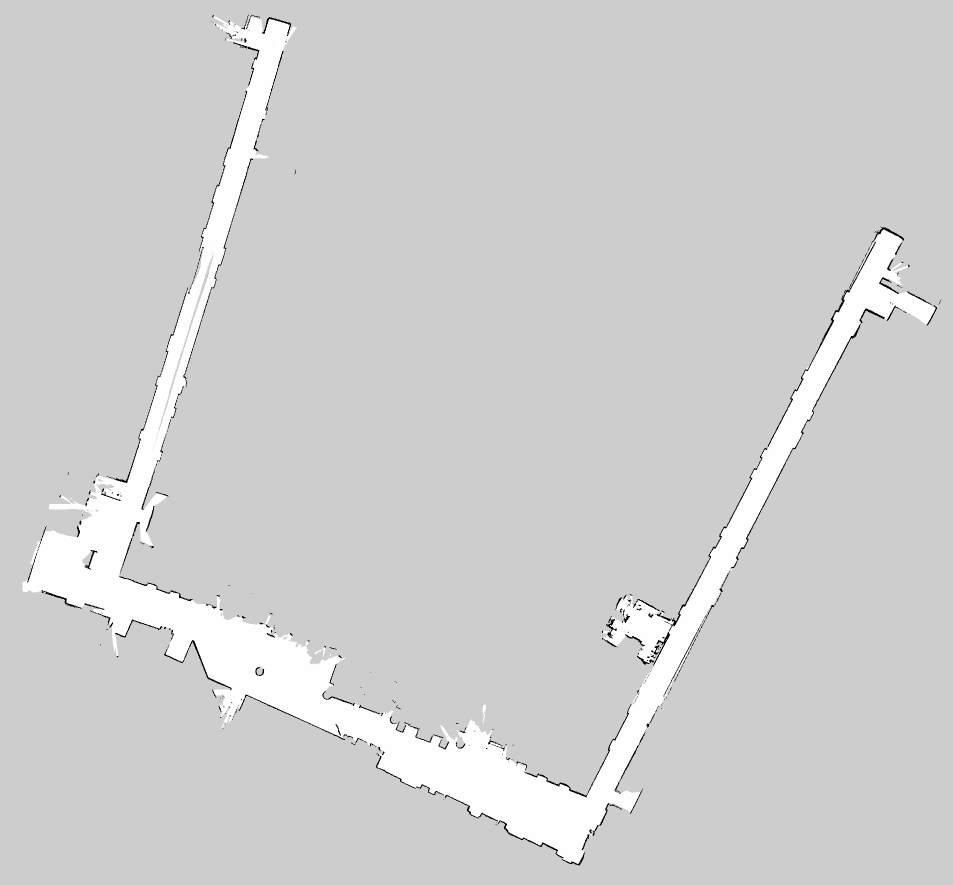
#> input picture school.pgm, 1905 x 1770 px (shown at 1/2 size)
$ jupyter execute --allow-errors afterPathRefineForVideo.ipynb
#> lines starting #> are read from the running program, lines starting #| are printed output that depends on the picture; after the words box and inside, x2 and y2 are one past the last pixel; in counts of white or black regions, pixels touching at a corner belong together
[cell 1]
import cv2
import numpy as np
import matplotlib.pyplot as plt
import math
from scipy.spatial import distance

[cell 2]
class node:
    def __init__(self, x, y, xPre, yPre, dist=0, indPre=0):
        self.x = [x]
        self.y = [y]
        self.xPre = [xPre]
        self.yPre = [yPre]
        self.dist = [dist]
        self.indPre = [indPre]

class path:
    def __init__(self, x, y):
        self.x = [x]
        self.y = [y]

[cell 3]
# [73 lines left out: functions line_check, check_in_boundary, recursive_refine, PathRefine, not called in this run]

[cell 4]
def RRT(node, path, start, end, range_num, num):
    global count
    count = 0
    ax.imshow(img)
    for i in range(1, range_num):
        x_rand = [start[0] + (end[0]-start[0])* np.random.rand(1), start[1] + (end[1]-start[1])* np.random.rand(1)]
#        x_rand = [robot[0] + (goal[0]-robot[0])* np.random.rand(1), robot[1] + (goal[1]-robot[1])* np.random.rand(1)]

        min_dist = 9999999
        near_iter = 0
        N = len(node.x)

        for j in range(N):
            x_near = [node.x[j], node.y[j]]
            dist = distance.euclidean(x_rand, x_near)
            if min_dist > dist:
                min_dist = dist
                near_iter = j

        x_near = [node.x[near_iter], node.y[near_iter]]

        near_rand = [x_rand[0]-x_near[0], x_rand[1]-x_near[1]]
        normlized = [near_rand[0] / distance.euclidean(x_rand, x_near)*stepsize, near_rand[1] / distance.euclidean(x_rand, x_near)*stepsize]
        x_new = [x_near[0] + normlized[0], x_near[1] + normlized[1]]

        CheckInBoundNew = check_in_boundary(x_new, gray_img, 5)
        LineCheck = line_check(x_new, x_near, gray_img)

        if CheckInBoundNew == 1 or LineCheck == 1:
            continue

        ax.plot([x_near[0], x_new[0]], [x_near[1], x_new[1]], 'b-', linewidth=2)
        fig.savefig('img' + str(num) + '/'+ str(count) + '.jpg')
        count += 1
        node.x.append(x_new[0])
        node.y.append(x_new[1])
        node.xPre.append(x_near[0])
        node.yPre.append(x_near[1])
        node.dist.append(distance.euclidean(x_new, x_near))
        node.indPre.append(near_iter)

        if distance.euclidean(x_new, end) < 0.001:
            break

    if True:
        path.x[0] = end[0]
        path.y[0] = end[1]
        path.x.append(node.x[-1])
        path.y.append(node.y[-1])
        path_index = node.indPre[-1]

        while True:
            path.x.append(node.x[path_index])
            path.y.append(node.y[path_index])
            path_index = node.indPre[path_index]
            if path_index == 0:
                break

        path.x.append(start[0])
        path.y.append(start[1])
        Range_Num = len(path.x)
        for j in range(1, Range_Num):
            ax.plot([path.x[j], path.x[j-1]], [path.y[j], path.y[j-1]], 'r:', linewidth=2)
        fig.savefig('img' + str(num) + '/'+ str(count) + '.jpg')
        count += 1

    else:
        print('no path to end')

[cell 5]
def set_params():
    global stepsize, robot, goal, waypoint_1, waypoint_2, waypoint_3, v, v2, v3, v4, pos, pos2, pos3, pos4
    stepsize = 10
    robot = [1770, 500]
    goal = [540, 100]
    waypoint_1 = [1150, 1650]
    waypoint_2 = [600, 1400]
    waypoint_3 = [210, 1180]

    v = node(robot[0], robot[1], robot[0], robot[1])
    v2 = node(waypoint_1[0], waypoint_1[1], waypoint_1[0], waypoint_1[1])
    v3 = node(waypoint_2[0], waypoint_2[1], waypoint_2[0], waypoint_2[1])
    v4 = node(waypoint_3[0], waypoint_3[1], waypoint_3[0], waypoint_3[1])

    pos = path(0, 0)
    pos2 = path(0, 0)
    pos3 = path(0, 0)
    pos4 = path(0, 0)

[cell 6]
def station():
    set_params()
    global img, gray_img, fig, ax, count, recount
    recount = 0
    img = cv2.imread('school.pgm')
#> img is the input picture: shape (1770, 1905, 3); min 0, max 254, mean 207.8

    gray_img = np.asarray(img)
    gray = cv2.cvtColor(img, cv2.COLOR_RGB2GRAY)
    ret, binary = cv2.threshold(gray, 127, 255, cv2.THRESH_BINARY)
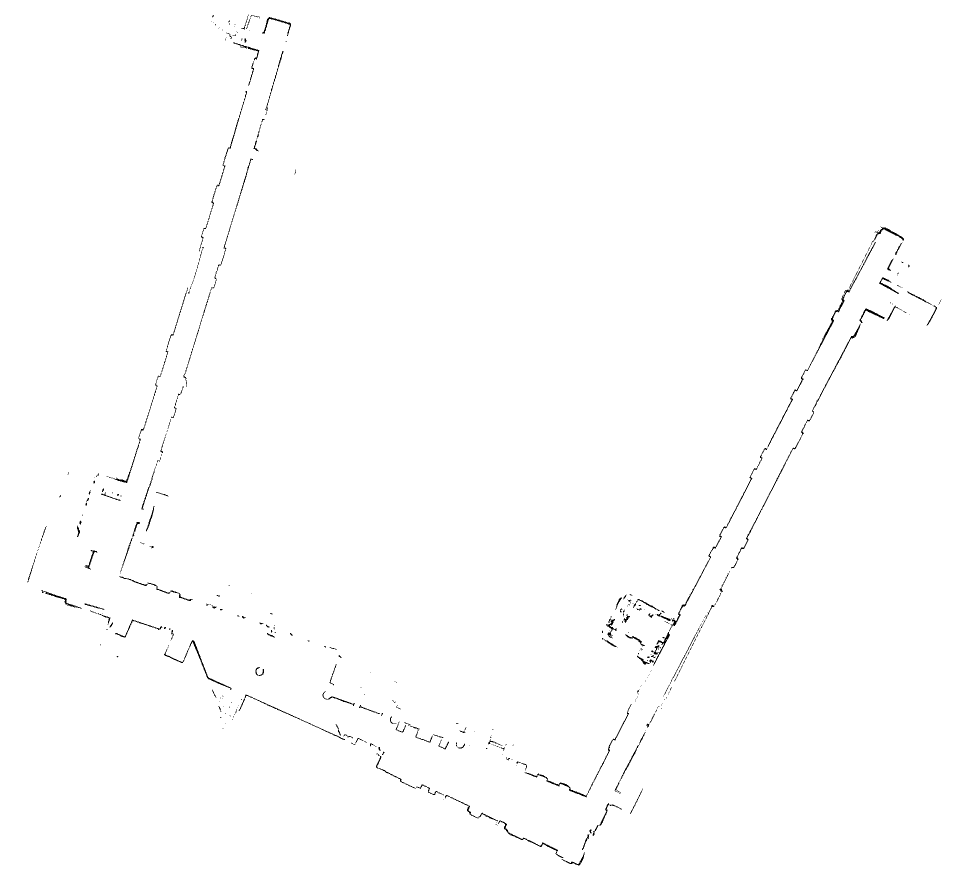
#> binary: shape (1770, 1905) (shown at 1/2 size); 99.5% white; black in thin lines or dots
    binary = cv2.bitwise_not(binary)
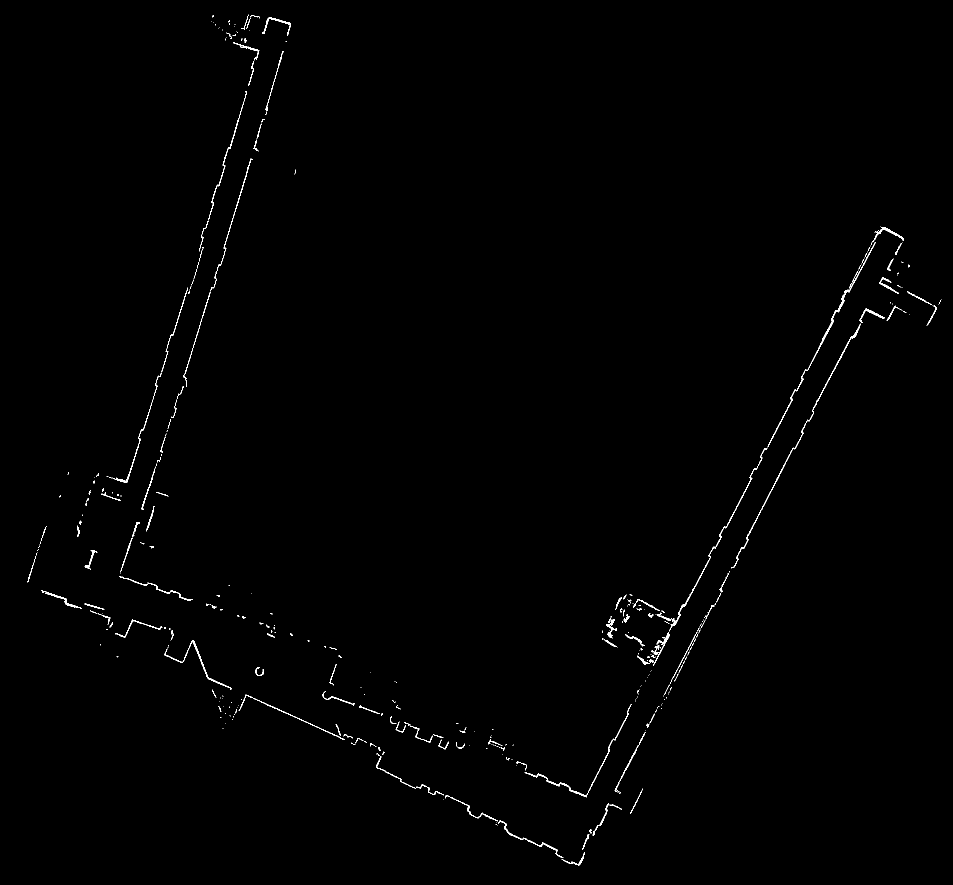
#> binary: shape (1770, 1905) (shown at 1/2 size); 0.55% white in thin lines or dots

    fig, ax = plt.subplots(figsize=(20, 20))
    ax.set_title('Local map with an obstacle and line constraints', fontsize=40)

    ax.set_xlim([0, 1900])
    ax.set_ylim([0, 1750])

    ax.plot(robot[0], robot[1], 'rd', markersize = 5, linewidth=1)
    ax.plot(waypoint_1[0], waypoint_1[1], 'gd', markersize = 5, linewidth=1)
    ax.plot(waypoint_2[0], waypoint_2[1], 'gd', markersize = 5, linewidth=1)
    ax.plot(waypoint_3[0], waypoint_3[1], 'gd', markersize = 5, linewidth=1)
    ax.plot(goal[0], goal[1], 'rd', markersize = 5, linewidth=1)

    RRT(v, pos, robot, waypoint_1, 5001, 1)
#> after the loop in RRT, `for i in range(1, range_num):`: count = 0; node.dist = [0]; node.x = [1770]; node.y = [500]
    RRT(v2, pos2, waypoint_1, waypoint_2, 2001, 2)
    RRT(v3, pos3, waypoint_2, waypoint_3, 1001, 3)
    RRT(v4, pos4, waypoint_3, goal, 5001, 4)

    Final_1 = PathRefine(pos)
    Final_2 = PathRefine(pos2)
    Final_2[0].pop()
    Final_2[1].pop()
    Final_3 = PathRefine(pos3)
    Final_3[0].pop()
    Final_3[1].pop()
    Final_4 = PathRefine(pos4)
    Final_4[0].pop()
    Final_4[1].pop()

    Final_path = []
    Final_path.append(Final_4[0] + Final_3[0] + Final_2[0] + Final_1[0])
    Final_path.append(Final_4[1] + Final_3[1] + Final_2[1] + Final_1[1])

    final_length = len(Final_path[0])

    ax.imshow(img)

    for i in range(final_length-1):
        ax.plot([Final_path[0][i], Final_path[0][i+1]], [Final_path[1][i], Final_path[1][i+1]],  'k--', linewidth=2)
    fig.savefig('img5/'+ str(recount) + '.jpg')

    recount += 1

$ run again, with lab.pgm copied over school.pgm
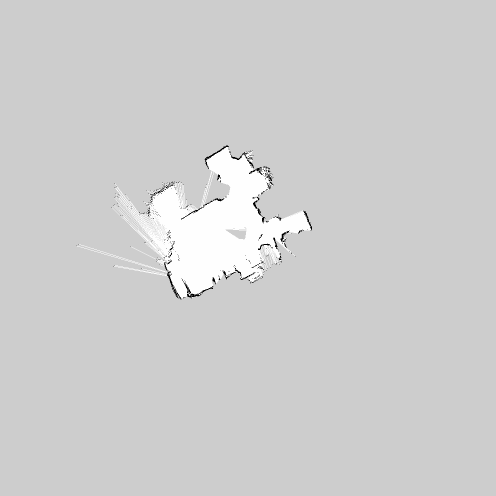
#> input picture lab.pgm, 992 x 992 px (shown at 1/2 size)
#> in station, img is the input picture: shape (992, 992, 3); min 0, max 254, mean 206.7
#> in station, `ret, binary = cv2.threshold(gray, 127, 255, cv2.THRESH_BINARY)`:
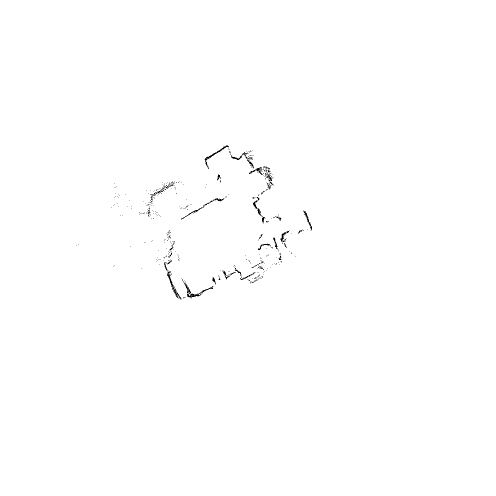
#> binary: shape (992, 992) (shown at 1/2 size); 99.7% white; black in thin lines or dots, all inside (x1, y1, x2, y2) = (152, 291, 624, 599)
#> in station, `binary = cv2.bitwise_not(binary)`:
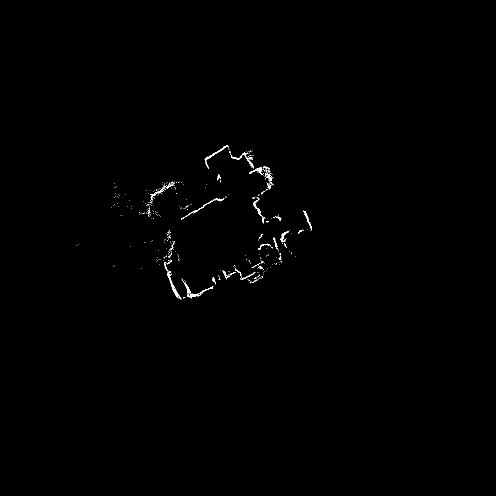
#> binary: shape (992, 992) (shown at 1/2 size); 0.34% white in thin lines or dots, all inside (x1, y1, x2, y2) = (152, 291, 624, 599)
#> after the loop in RRT, `for i in range(1, range_num):`: count = 0; node.dist = [0]; node.x = [1770]; node.y = [500]

$ run again, with obstacle.jpg saved as school.pgm
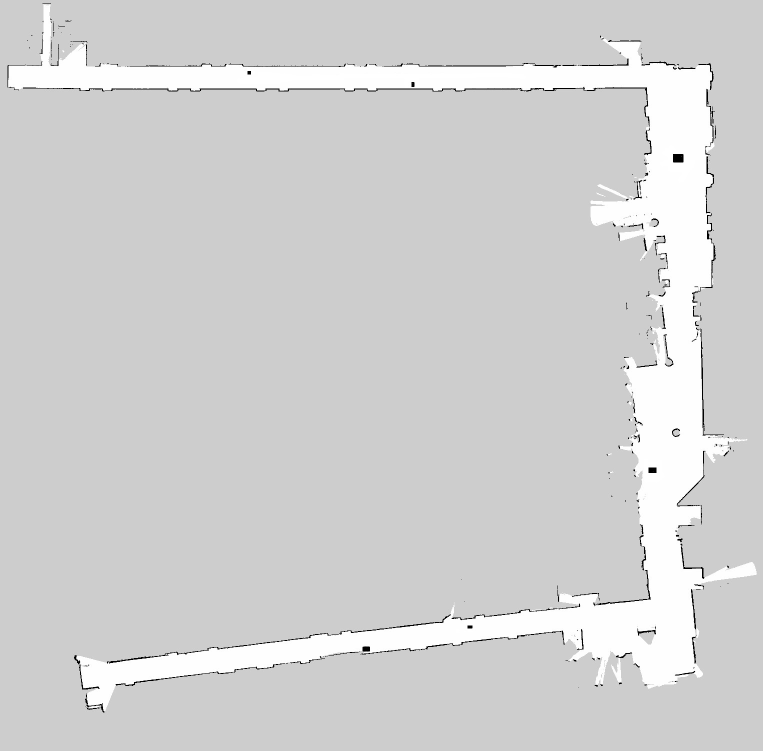
#> input picture obstacle.jpg, 1525 x 1501 px (shown at 1/2 size)
#> in station, img is the input picture: shape (1501, 1525, 3); min 0, max 255, mean 209.3
#> in station, `ret, binary = cv2.threshold(gray, 127, 255, cv2.THRESH_BINARY)`:
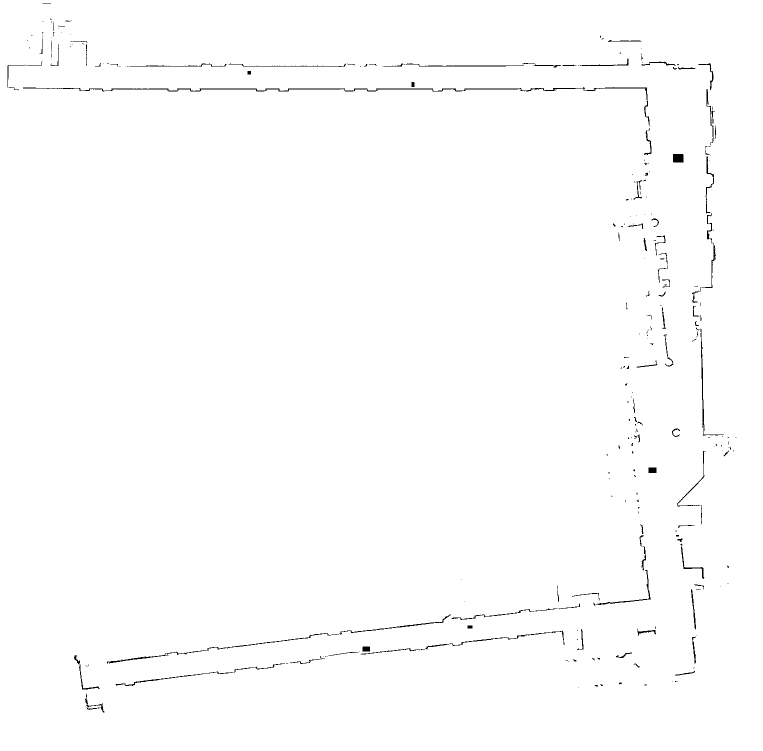
#> binary: shape (1501, 1525) (shown at 1/2 size); 99.3% white; black in thin lines or dots
#> in station, `binary = cv2.bitwise_not(binary)`:
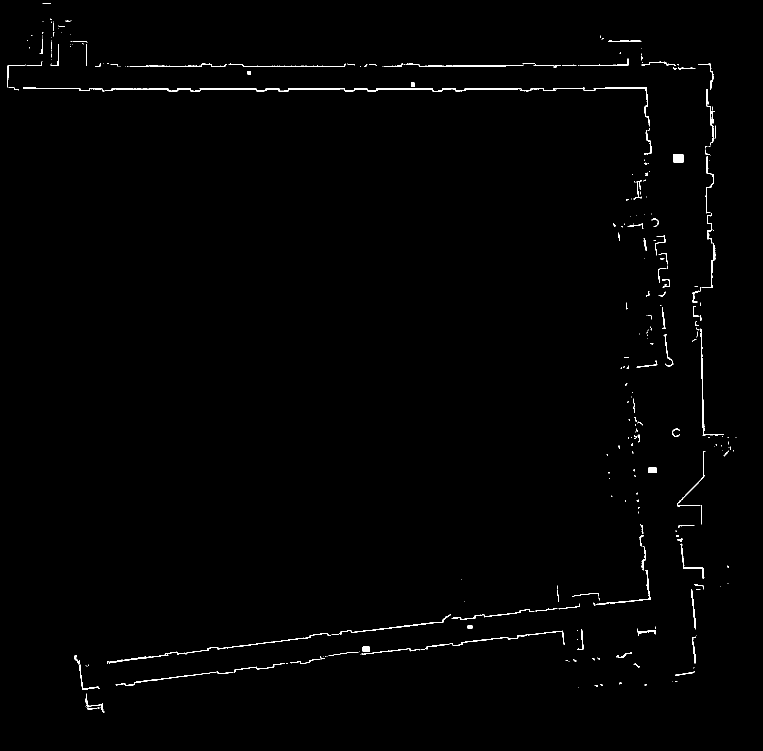
#> binary: shape (1501, 1525) (shown at 1/2 size); 0.72% white in thin lines or dots
#> after the loop in RRT, `for i in range(1, range_num):`: count = 0; node.dist = [0]; node.x = [1770]; node.y = [500]
